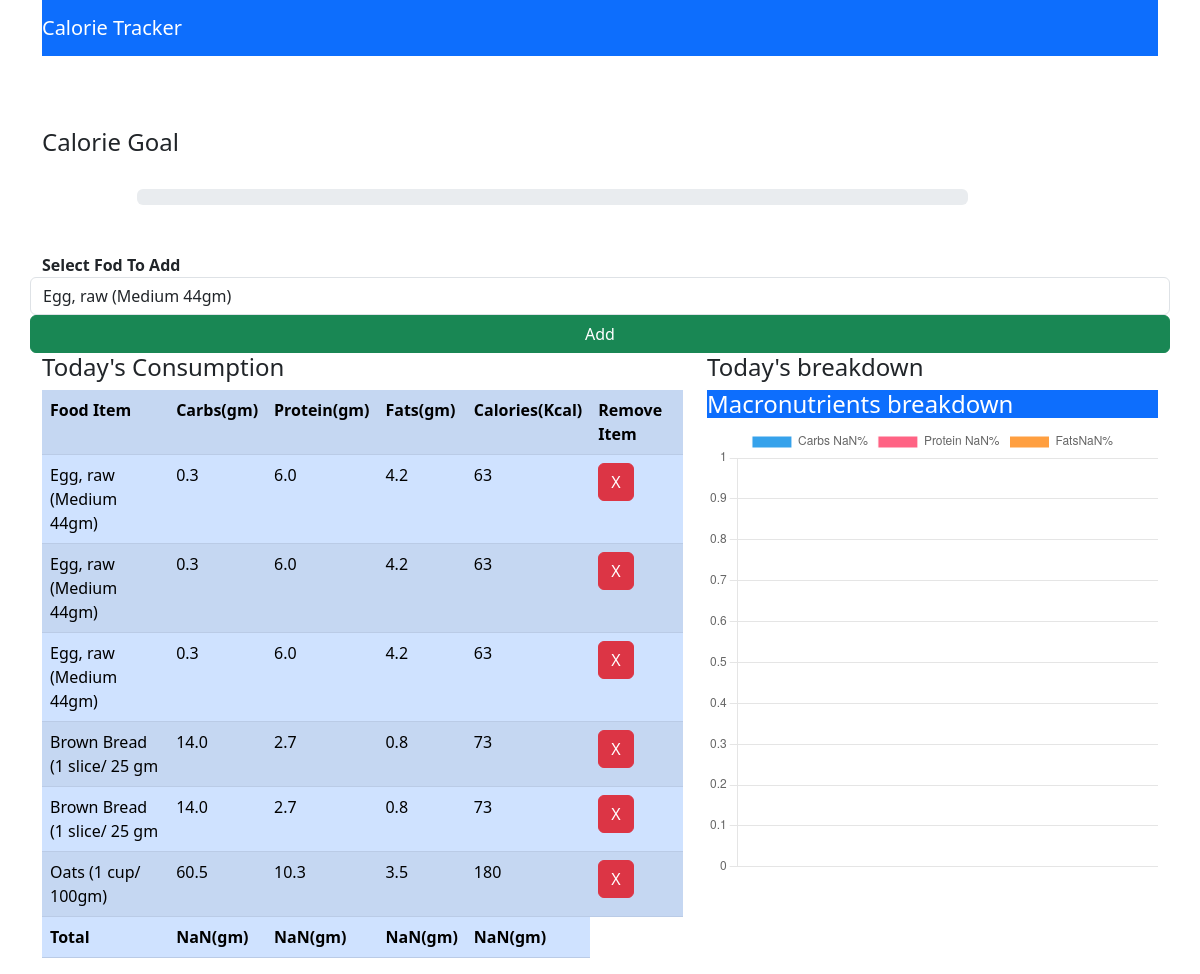
The app's page / (signed in), older data.
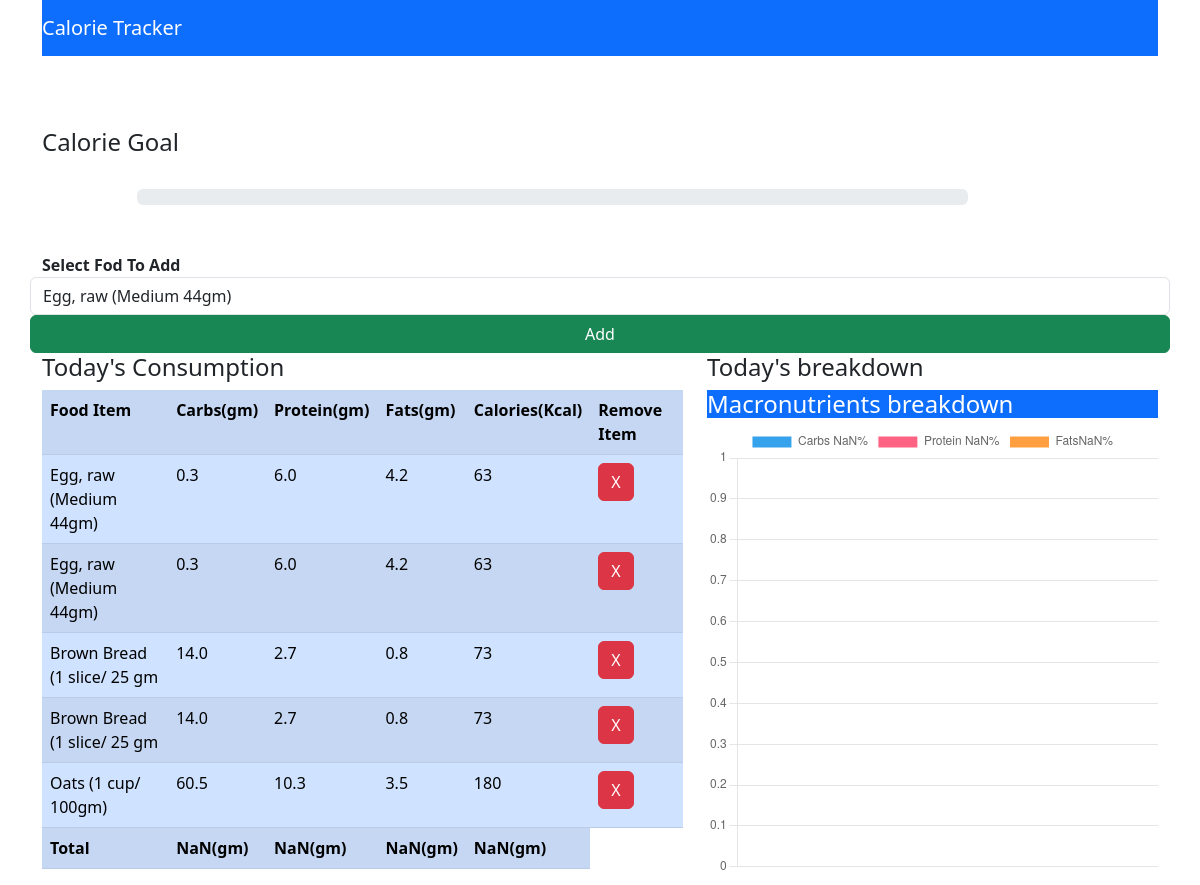
The same page, newer data.
### myapp/models.py (models this page shows, shortened)
class Consume(models.Model):
    user = models.ForeignKey(User, on_delete=models.CASCADE)
    food_consumed = models.ForeignKey(Food, on_delete=models.CASCADE)

class Food(models.Model):
    name = models.CharField(max_length=100)
    carbs = models.FloatField()
    protein = models.FloatField()
    fats = models.FloatField()
    calories = models.IntegerField()

### myapp/views.py (the view)
# urls.py: path('', views.index, name='index'),
def index(request):
    if request.method=='POST':
        food_consumed = request.POST['food_consumed']
        consume = Food.objects.get(name=food_consumed)
        user = request.user
        consume = Consume(user=user, food_consumed=consume)
        consume.save()
        foods = Food.objects.all()
    else:
        foods = Food.objects.all()
    consumed_food = Consume.objects.filter(user=request.user)
    return render(request,'myapp/index.html', {'foods':foods, 'consumed_food':consumed_food})

### myapp/templates/myapp/index.html (shortened to what the changed rows need)
<!DOCTYPE html>
<html lang="en">
<head>
    <link href="https://cdn.jsdelivr.net/npm/bootstrap@5.3.0/dist/css/bootstrap.min.css" rel="stylesheet">
</head>
<body>
    <div class="container">
        <br><br><br>
        <br>
        <br><br>
        <div class="row">
            <div class="col-md-7">
                <table id="table" class="table table-striped table-primary">
                    <tr class="bg bg-primary">
                        <th>Food Item</th>
                        <th>Carbs(gm)</th>
                        <th>Protein(gm)</th>
                        <th>Fats(gm)</th>
                        <th>Calories(Kcal)</th>
                        <th>Remove Item</th>
                    </tr>
                    {% for c in consumed_food %}
                        <tr>
                            <td>{{ c.food_consumed.name }}</td>
                            <td>{{ c.food_consumed.carbs }}</td>
                            <td>{{ c.food_consumed.protein }}</td>
                            <td>{{ c.food_consumed.fats }}</td>
                            <td>{{ c.food_consumed.calories }}</td>
                            <td><a class="btn btn-danger" href="{% url 'delete' c.id %}">X</a></td>
                        </tr>
                    {% endfor %}
                </table>
            </div>
        </div>
    </div>
</body>
<script>
    var table = document.getElementById('table');
    var carbs = 0, protein = 0, fats = 0, calories = 0;
    for(var i = 1; i < table.rows.length-1; i++){
        // console.log(table.rows[i].cells[4].innerHTML);
        carbs += parseFloat(table.rows[i].cells[1].innerHTML);
        carbs = Math.round(carbs);
        protein += parseFloat(table.rows[i].cells[2].innerHTML);
        protein = Math.round(protein);
        fats += parseFloat(table.rows[i].cells[3].innerHTML);
        fats = Math.round(fats);
        calories += parseFloat(table.rows[i].cells[4].innerHTML);
        calories = Math.round(calories);
    }
    console.log(carbs);
    document.getElementById("totalCarbs").innerHTML = '<b>' + carbs + '(gm)</b>';
    document.getElementById("totalProtein").innerHTML = '<b>' + protein + '(gm)</b>';
    document.getElementById("totalFats").innerHTML = '<b>' + fats + '(gm)</b>';
    document.getElementById("totalCalories").innerHTML = '<b>' + calories + '(gm)</b>';
    var calPer = (calories/2000) * 100;
    document.getElementsByClassName('progress-bar')[0].setAttribute('style','width:' + calPer +'%');
    var total = carbs + protein + fats;
    var carbsP = Math.round((carbs/total)*100);
    var proteinP = Math.round((protein/total)*100);
    var fatsP = Math.round((fats/total)*100);
    const ctx = document.getElementById('myChart');
    new Chart(ctx, {
    type: 'doughnut',
    data: {
        labels: ['Carbs ' + carbsP + '%' , 'Protein ' + proteinP + '%', 'Fats' + fatsP + '%'],
        datasets: [{
        label: '# of Votes',
        data: [carbsP, proteinP, fatsP],
        borderWidth: 1
        }]
    },
    options: {
        scales: {
        y: {
            beginAtZero: true
        }
        }
    }
    });
</script>
</html>

Row changes from the older to the newer data that the page shows:
removed Consume: food_consumed.name "Egg, raw (Medium 44gm)", food_consumed.carbs "0.3", food_consumed.protein "6.0", food_consumed.fats "4.2", food_consumed.calories "63"
